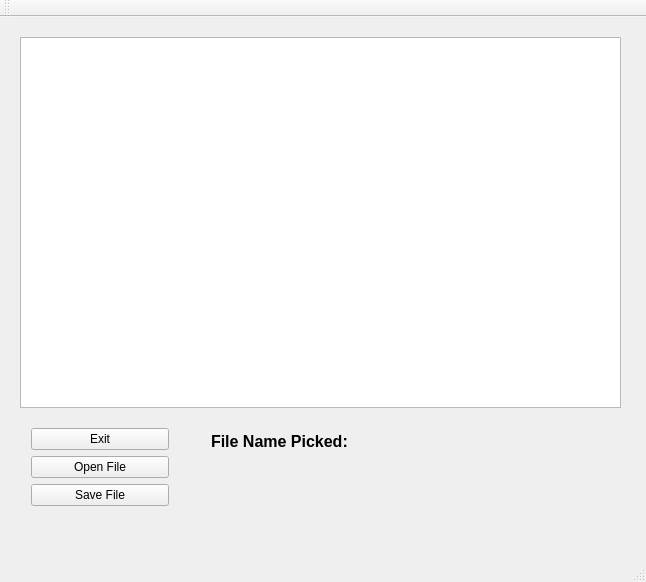
<?xml version="1.0" encoding="UTF-8"?>
<ui version="4.0">
 <class>MainWindow</class>
 <widget class="QMainWindow" name="MainWindow">
  <property name="geometry">
   <rect>
    <x>0</x>
    <y>0</y>
    <width>646</width>
    <height>582</height>
   </rect>
  </property>
  <property name="windowTitle">
   <string>MainWindow</string>
  </property>
  <widget class="QWidget" name="centralWidget">
   <widget class="QTextBrowser" name="fileContentsDisplay">
    <property name="geometry">
     <rect>
      <x>20</x>
      <y>20</y>
      <width>601</width>
      <height>371</height>
     </rect>
    </property>
   </widget>
   <widget class="QWidget" name="verticalLayoutWidget">
    <property name="geometry">
     <rect>
      <x>20</x>
      <y>400</y>
      <width>160</width>
      <height>100</height>
     </rect>
    </property>
    <layout class="QVBoxLayout" name="verticalLayout">
     <item>
      <widget class="QPushButton" name="exitButton">
       <property name="text">
        <string>Exit</string>
       </property>
      </widget>
     </item>
     <item>
      <widget class="QPushButton" name="openFileButton">
       <property name="text">
        <string>Open File</string>
       </property>
      </widget>
     </item>
     <item>
      <widget class="QPushButton" name="saveFileButton">
       <property name="text">
        <string>Save File</string>
       </property>
      </widget>
     </item>
    </layout>
   </widget>
   <widget class="QWidget" name="verticalLayoutWidget_2">
    <property name="geometry">
     <rect>
      <x>200</x>
      <y>400</y>
      <width>411</width>
      <height>80</height>
     </rect>
    </property>
    <layout class="QVBoxLayout" name="verticalLayout_2">
     <item>
      <widget class="QLabel" name="fileNameLabel">
       <property name="font">
        <font>
         <pointsize>12</pointsize>
         <weight>75</weight>
         <bold>true</bold>
        </font>
       </property>
       <property name="text">
        <string>File Name Picked:</string>
       </property>
      </widget>
     </item>
     <item>
      <widget class="QLabel" name="fileName">
       <property name="text">
        <string/>
       </property>
      </widget>
     </item>
    </layout>
   </widget>
  </widget>
  <widget class="QMenuBar" name="menuBar">
   <property name="geometry">
    <rect>
     <x>0</x>
     <y>0</y>
     <width>646</width>
     <height>24</height>
    </rect>
   </property>
  </widget>
  <widget class="QToolBar" name="mainToolBar">
   <attribute name="toolBarArea">
    <enum>TopToolBarArea</enum>
   </attribute>
   <attribute name="toolBarBreak">
    <bool>false</bool>
   </attribute>
  </widget>
  <widget class="QStatusBar" name="statusBar"/>
 </widget>
 <layoutdefault spacing="6" margin="11"/>
 <resources/>
 <connections/>
</ui>
